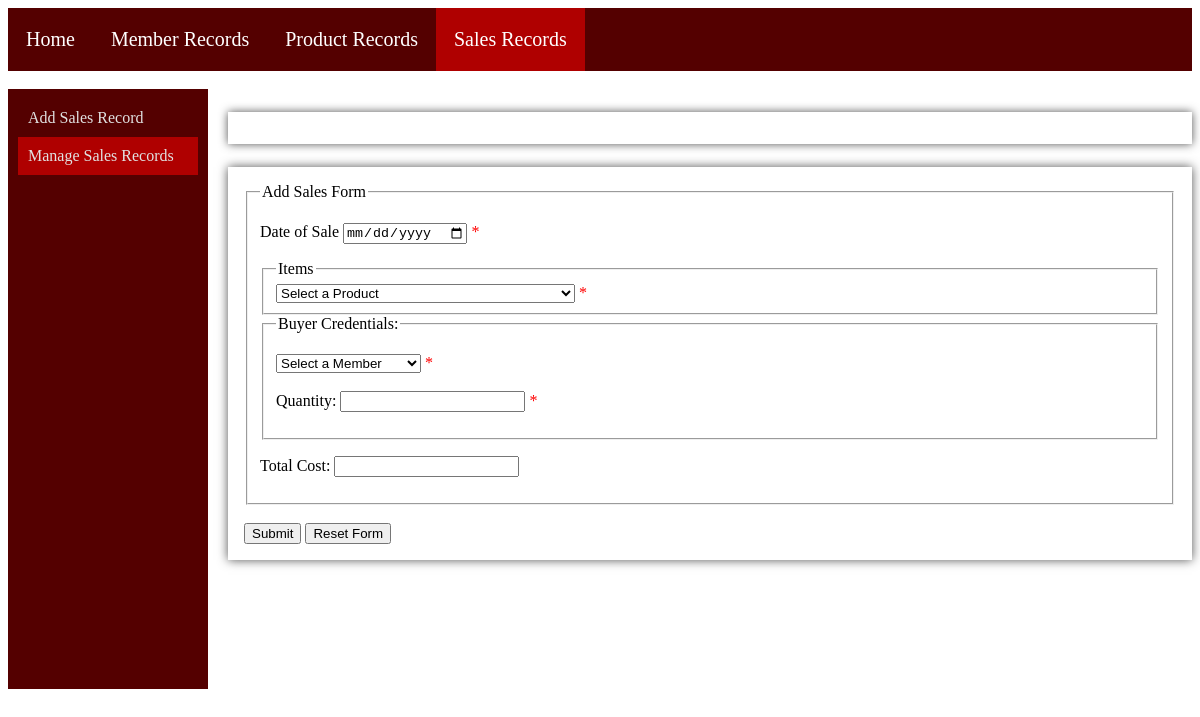
Before: /editSales.php?buyer=Jonathan Lurker&item=FreshFarms Organic Apples&sales_id=1 with the older database file.
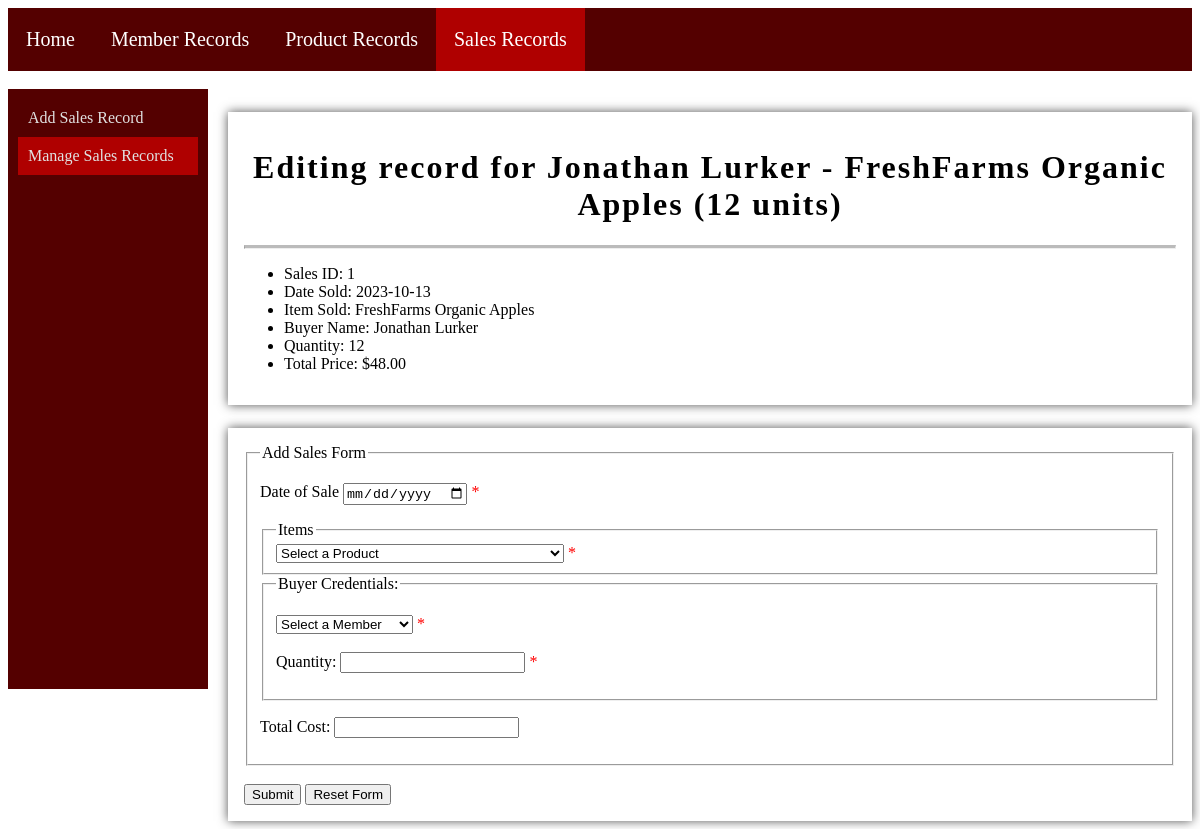
After: the same page with the newer database file.
### tables this page shows
CREATE TABLE `sales` (
  `SalesID` int(11) NOT NULL,
  `SalesSoldDate` date NOT NULL,
  `SalesItem` varchar(50) NOT NULL,
  `SalesBuyerName` varchar(100) NOT NULL,
  `SalesQuantity` int(10) NOT NULL,
  `SalesPrice` double(5,2) NOT NULL
);

### editSales.php (the view, shortened to what this page needs)
<!DOCTYPE html>
<html lang="en">
<head>
    <link rel="stylesheet" href="./css/style.css">
</head>
<body>
    <nav class="navigationbar">
        <a href="Home.php">Home</a>
        <a href="member.php">Member Records</a>
        <a href="product.php">Product Records</a>
        <a class="onpage" href="sales.php">Sales Records</a>
    </nav>
    <br>
    <div class="sidebar">
        <nav class="vertical-nav">
            <a href="addSales.php">Add Sales Record</a>
            <a class="onpage" href="searchSales.php">Manage Sales Records</a>
        </nav>
    </div>
        <?php
        $sales_date = $selected_product = $selected_member = $quantity = "";
        $sales_date_error = $selected_product_error = $selected_member_error = $quantity_error = "";
        ?>
        <div id="container">
        <?php
            $buyer = $_GET['buyer'];
            $item = $_GET['item'];
            $sales_id = $_GET['sales_id'];
        ?>
        <?php
        $conn = mysqli_connect('localhost', 'root', '', 'gotogro-mrm');
        $SQL = "SELECT * FROM sales WHERE SalesBuyerName LIKE '%$buyer%' AND SalesItem LIKE '%$item%' AND SalesID LIKE '%$sales_id%'";
        $run = mysqli_query($conn, $SQL) or die(mysqli_error($conn));
        $result = mysqli_num_rows($run);
        if ($result > 0) {
            $row = mysqli_fetch_assoc($run);
            echo "
            <h1 class='center'>Editing record for " . $row['SalesBuyerName'] . " - " . $row['SalesItem'] . " (" . $row['SalesQuantity'] . " units)</h1>
            <hr class='divider'>
            <ul>
                <li>Sales ID: " . $row['SalesID'] . "</li>
                <li>Date Sold: " . $row['SalesSoldDate'] . "</li>
                <li>Item Sold: " . $row['SalesItem'] . "</li>
                <li>Buyer Name: " . $row['SalesBuyerName'] . "</li>
                <li>Quantity: " . $row['SalesQuantity'] . "</li>
                <li>Total Price: $" . $row['SalesPrice'] . "</li>
            </ul>
            ";
        }
        ?>
        </div>
        <div id="container">
        <form method="post" id="add_sales" action="<?php echo htmlspecialchars($_SERVER["PHP_SELF"]);?>?buyer=<?php echo urlencode($_SESSION['buyer']); ?>&item=<?php echo urlencode($_SESSION['item']); ?>&sales_id=<?php echo urlencode($_SESSION['sales_id']); ?>">
            <fieldset>
                <legend>Add Sales Form</legend>
                <p>
                    <label for="sales_date">Date of Sale</label>
                    <input type="date" name="sales_date" id="sales_date" maxlength="20" size="10" placeholder="dd/mm/yyyy" value="<?php echo $sales_date;?>"/>
                    <span class="error">* <?php echo $sales_date_error;?> </span>
                </p>
                <fieldset>
                    <legend>Items</legend>
                    <select name="selected_product" id="selected_product">
                        <option value="">Select a Product</option>
                    </select>
                <span class="error">* <?php echo $selected_product_error;?> </span>
                </fieldset>
                <fieldset>
                    <legend>Buyer Credentials:</legend>
                    <p>
                        <select name="selected_member" id="selected_member" value="<?php echo $selected_member;?>">
                        <option value="">Select a Member</option>
                        </select>
                        <span class="error">* <?php echo $selected_member_error;?> </span>
                        <br><br>
                        <label for="quantity">Quantity:</label>
                        <input type="number" name="quantity" id="quantity" onchange="calculateTotalCost()" value="<?php echo $quantity;?>"/>
                        <span class="error">* <?php echo $quantity_error;?> </span>
                    </p>
                </fieldset>
                <p>
                    <label for="price">Total Cost:</label>
                    <input type="text" name="price" id="price" readonly />
                </p>
            </fieldset>
            <br>
            <input type="submit" name="submit" class="button"></input>
            <input type="reset" value="Reset Form" />
            </form>
        </div>
    </body>
</html>

Changed rows visible on the page:
now on this page (row edited): sales: SalesBuyerName "Jonathan Lurker", SalesItem "FreshFarms Organic Apples", SalesQuantity "12", SalesID "1", SalesSoldDate "2023-10-13", SalesPrice "48.00"
Other visible differences:
text now shown: "Editing record for - ( units) Sales ID: Date Sold: Item Sold: Buyer Name: Quantity: Total Price: $"
